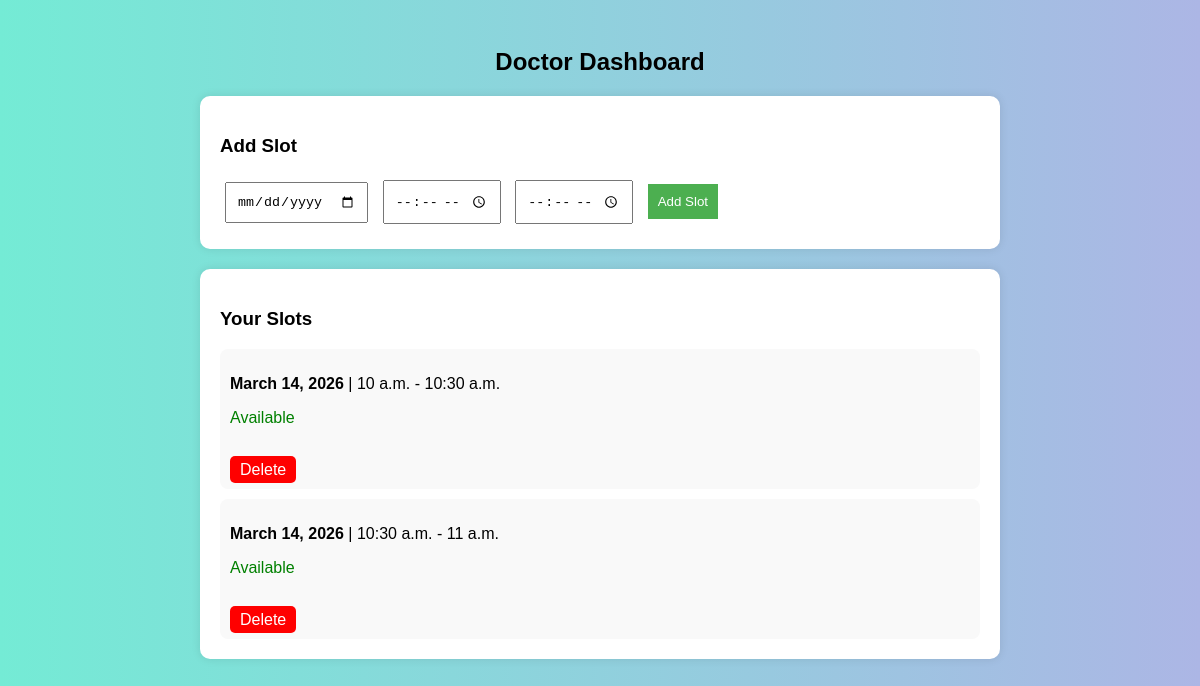
/doctor-dashboard/ (signed in), run on an earlier commit of the app's database.
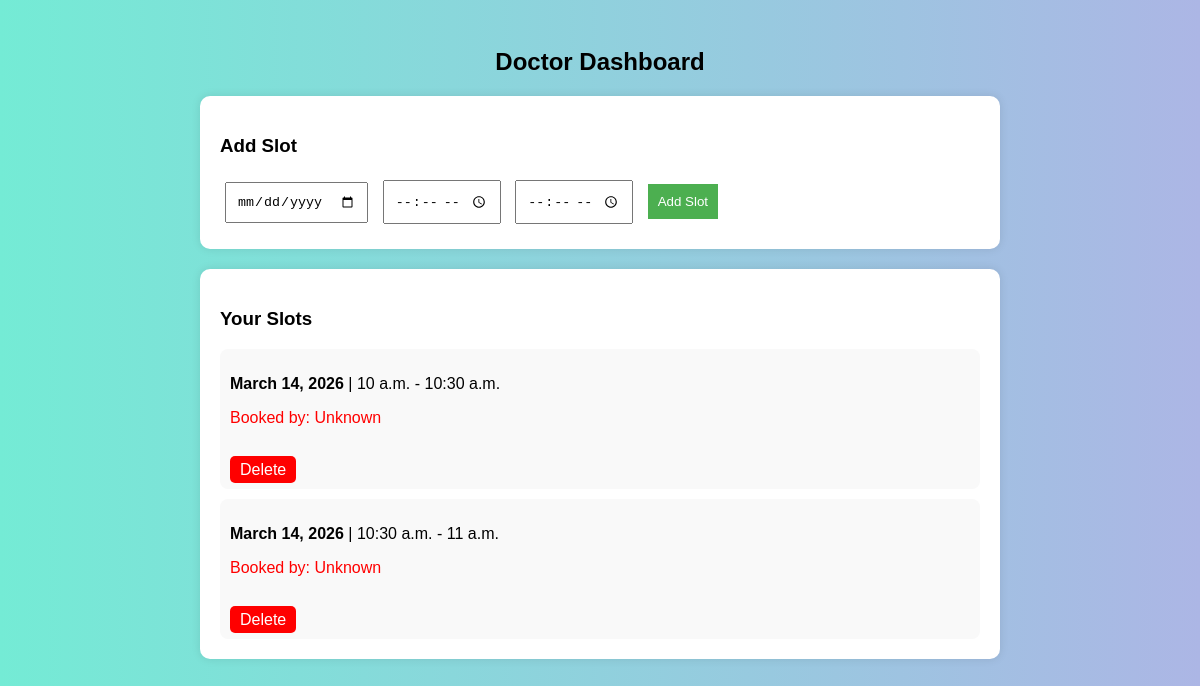
And on a later commit of the database.
### hospital/models.py (models this page shows, shortened)
class Availability(models.Model):
    doctor = models.ForeignKey(Doctor, on_delete=models.CASCADE)
    date = models.DateField()
    start_time = models.TimeField()
    end_time = models.TimeField()
    is_booked = models.BooleanField(default=False)
    booked_by = models.ForeignKey(User, null=True, blank=True, on_delete=models.SET_NULL)

### hospital/views.py (the view)
# urls.py: path("doctor-dashboard/", views.doctor_dashboard, name="doctor_dashboard"),
@login_required
def doctor_dashboard(request):
    if not hasattr(request.user, 'doctor'):
        return redirect("/")
    doctor = request.user.doctor
    slots = Availability.objects.filter(doctor=doctor)
    return render(request, 'doctor_dashboard.html', {'slots': slots})

### hospital/templates/doctor_dashboard.html (shortened to what this page needs)
<!DOCTYPE html>
<html>
<head>
</head>
<body>
<div class="container">
    <h2>Doctor Dashboard</h2>
    <div class="card">
        <h3>Add Slot</h3>
        <form method="POST" action="/add-slot/">
            <input type="date" name="date" required>
            <input type="time" name="start_time" required>
            <input type="time" name="end_time" required>
            <button type="submit">Add Slot</button>
        </form>
    </div>
    <div class="card">
        <h3>Your Slots</h3>
        {% for slot in slots %}
            <div class="slot-card">
                <p><strong>{{ slot.date }}</strong> | {{ slot.start_time }} - {{ slot.end_time }}</p>
                {% if slot.is_booked %}
                    <p class="booked">
                        Booked by:
                        {% if slot.booked_by %}
                            {{ slot.booked_by.username }}
                        {% else %}
                            Unknown
                        {% endif %}
                    </p>
                {% else %}
                    <p class="available">Available</p>
                {% endif %}
                <br>
                <a class="delete-btn" href="/delete-slot/{{ slot.id }}/">Delete</a>
            </div>
        {% endfor %}
    </div>
</div>
</body>
</html>

What changed in the data, as far as the page shows it:
changed Availability (number 1 of 2 on the later page): is_booked "Available" → "Booked by: Unknown"
changed Availability (number 2 of 2 on the later page): is_booked "Available" → "Booked by: Unknown"
